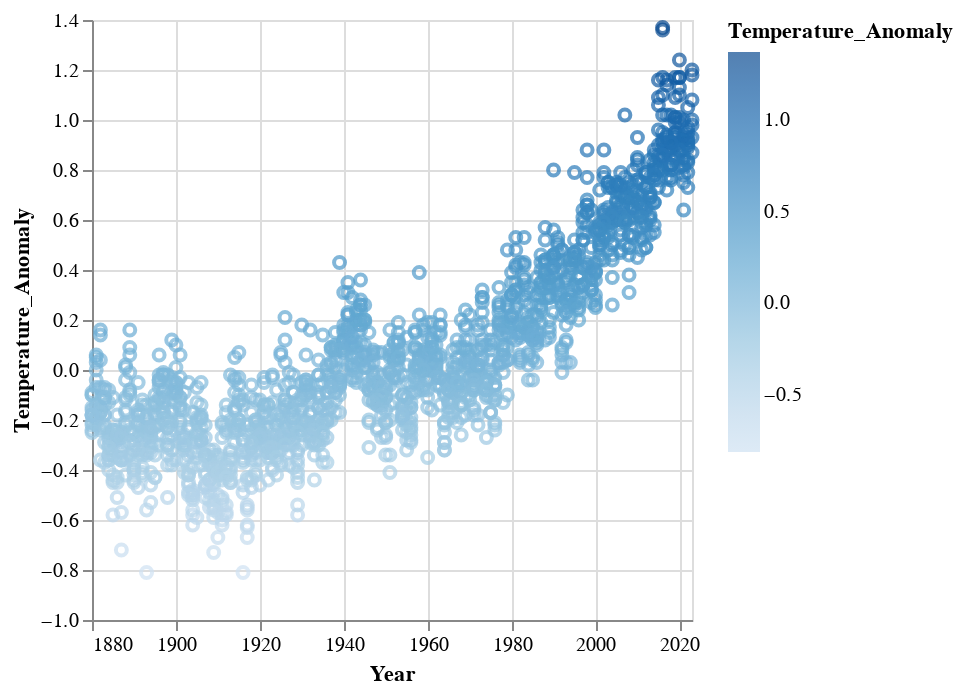

The notebook cell this image was saved under:
### Code cell
alt.Chart(df).mark_point().encode(
    x = alt.X("Year:T"),
    y = alt.Y("Temperature_Anomaly:Q"),
    color = alt.Color("Temperature_Anomaly:Q")
)

### Figure 1 — Vega-Lite specification as saved in the notebook (floating-point values rounded to 4 significant figures; data arrays with more than 128 entries replaced by an {"elided": "..."} marker saying what was removed)
{"config": {"view": {"continuousWidth": 300, "continuousHeight": 300}}, "data": {"name": "data-8307d72c2e1ab2354f602befebee8ff5"}, "mark": {"type": "point"}, "encoding": {"color": {"field": "Temperature_Anomaly", "type": "quantitative"}, "x": {"field": "Year", "type": "temporal"}, "y": {"field": "Temperature_Anomaly", "type": "quantitative"}}, "$schema": "https://vega.github.io/schema/vega-lite/v5.20.1.json", "datasets": {"data-8307d72c2e1ab2354f602befebee8ff5": {"elided": "1723 records"}}}
